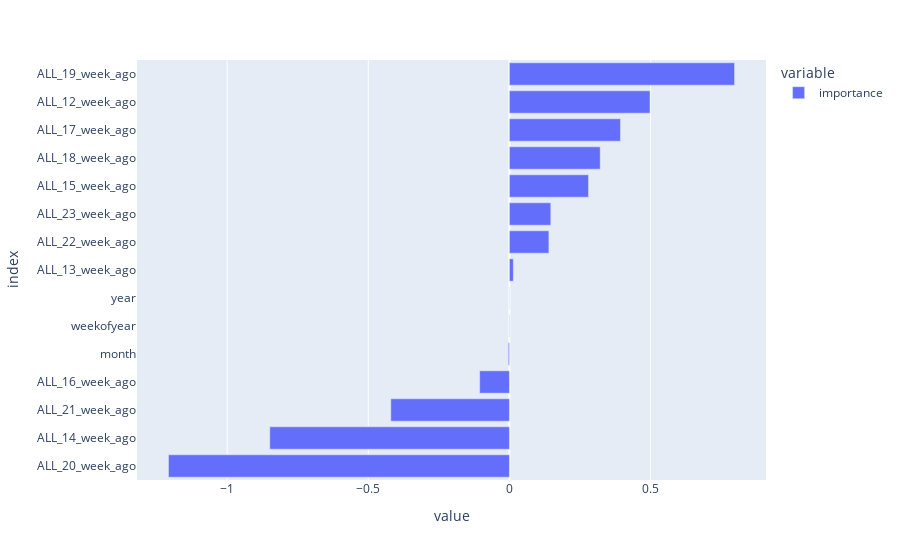

Here is the notebook cell this chart was saved with:
### Markdown cell above
## forecast

### Code cell
%%time

train_last_date = '2022-01-02'
X_train = X[X.index <= train_last_date]
y_train = y[y.index <= train_last_date]
print(X_train.shape, y_train.shape)

model = trainXGBoost(X_train, y_train)

fi = pd.DataFrame(model.coef_, index=X_train.columns, columns=['importance']).sort_values('importance')
px.bar(fi, orientation='h')

### Figure 1 — Plotly figure (JSON) as saved in the notebook; plotly's stock layout.template omitted (floating-point values rounded to 4 significant figures)
{"data": [{"alignmentgroup": "True", "hovertemplate": "variable=importance<br>value=%{x}<br>index=%{y}<extra></extra>", "legendgroup": "importance", "marker": {"color": "#636efa", "pattern": {"shape": ""}}, "name": "importance", "offsetgroup": "importance", "orientation": "h", "showlegend": true, "textposition": "auto", "type": "bar", "x": [-1.208, -0.8489, -0.4201, -0.1054, -0.003915, -0.0007286, -7.143e-05, 0.0139, 0.1398, 0.1465, 0.2801, 0.3216, 0.3934, 0.4981, 0.7975], "xaxis": "x", "y": ["ALL_20_week_ago", "ALL_14_week_ago", "ALL_21_week_ago", "ALL_16_week_ago", "month", "weekofyear", "year", "ALL_13_week_ago", "ALL_22_week_ago", "ALL_23_week_ago", "ALL_15_week_ago", "ALL_18_week_ago", "ALL_17_week_ago", "ALL_12_week_ago", "ALL_19_week_ago"], "yaxis": "y"}], "layout": {"autosize": true, "barmode": "relative", "legend": {"title": {"text": "variable"}, "tracegroupgap": 0}, "margin": {"t": 60}, "xaxis": {"anchor": "y", "autorange": true, "domain": [0, 1], "range": [-1.319, 0.9089], "title": {"text": "value"}, "type": "linear"}, "yaxis": {"anchor": "x", "autorange": true, "domain": [0, 1], "range": [-0.5, 14.5], "title": {"text": "index"}, "type": "category"}}}
